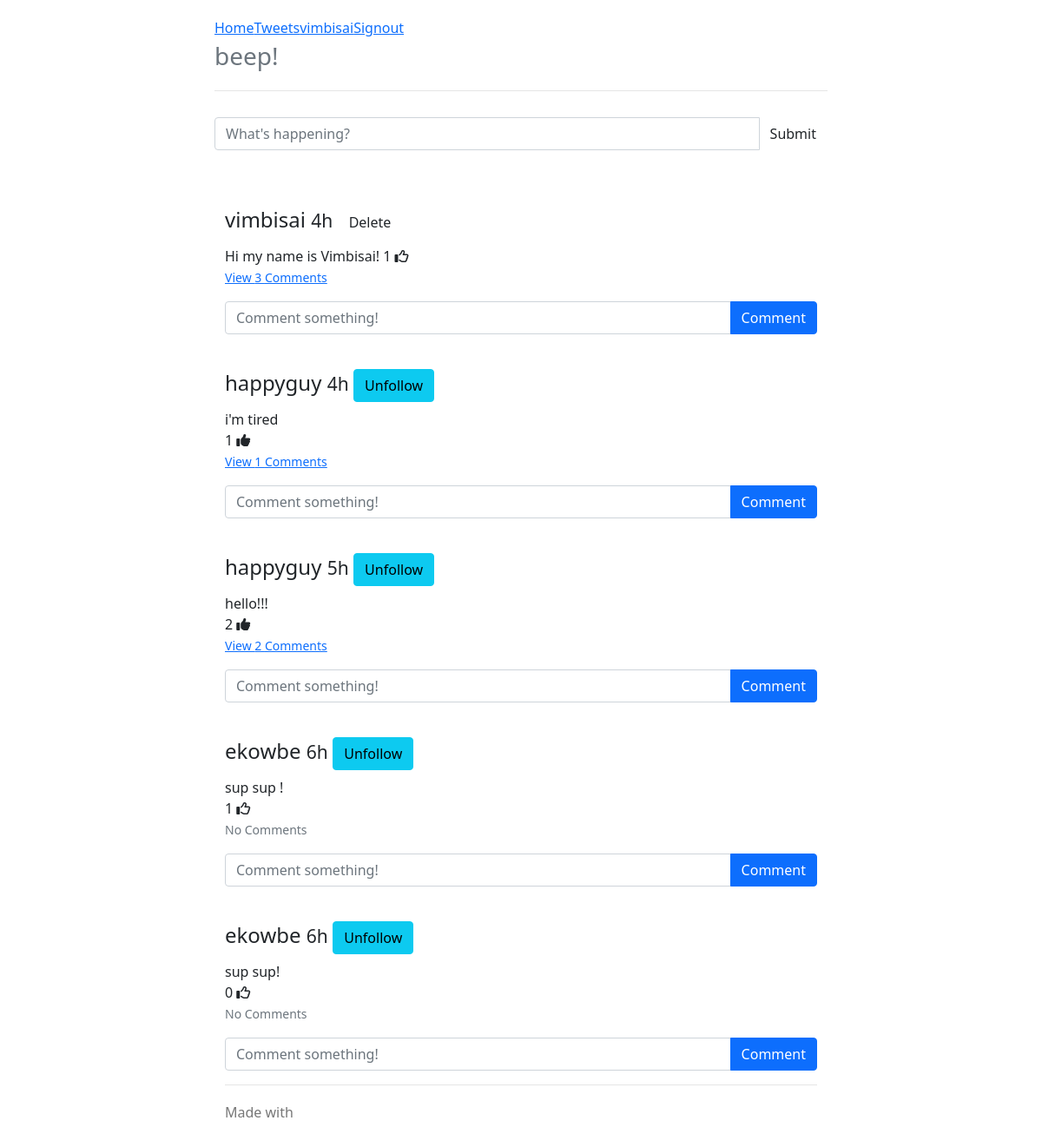
Screenshot of /tweets/ (signed in) with the database file from the repository.
### project/models.py (models this page shows, shortened)
class User(db.Model):
    __tablename__ = 'users'
    id = db.Column(db.Integer, primary_key=True)
    name = db.Column(db.String, unique=True, nullable=False)
    email = db.Column(db.String, unique=True, nullable=False)
    password = db.Column(db.String, nullable=False)
    tweets = db.relationship('Tweet', back_populates='poster')
    role = db.Column(db.String, default='user')
    comments = db.relationship('Comment', back_populates='poster', passive_deletes=True)
    likes = db.relationship('Like', back_populates='liker', passive_deletes=True)

class Tweet(db.Model):
    __tablename__ = 'tweets'
    tweet_id = db.Column(db.Integer, primary_key=True)
    user_id = db.Column(db.Integer, db.ForeignKey('users.id', ondelete="CASCADE"), nullable=False)
    tweet = db.Column(db.String, nullable=False)
    posted = db.Column(db.DateTime, nullable=False)
    poster = db.relationship("User", back_populates="tweets", passive_deletes=True)
    comments = db.relationship('Comment', back_populates='tweet', passive_deletes=True)
    likes = db.relationship('Like', back_populates='tweet', passive_deletes=True)
    @classmethod
    def delta_time(cls, tweet_posted):
        now = datetime.datetime.now()
        td = now - tweet_posted
        days = td.days
        hours = td.seconds//3600
        minutes = (td.seconds//60)%60
        if days > 0:
            return tweet_posted.strftime("%d %B, %Y")
        elif hours > 0:
            return str(hours) + 'h'
        elif minutes > 0:
            return str(minutes) + 'm'
        else:
            return 'few seconds ago'

### project/tweets/views.py (the view)
@tweets_blueprint.route('/tweets/')
@login_required
def tweet():
    return render_template(
        'tweets.html',
        form=PostTweetForm(),
        all_tweets=filtered_tweets(session['user_id']),
        current_user_id = session['user_id']
    )

### project/tweets/forms.py
class PostTweetForm(FlaskForm):
    tweet = StringField(
        'Tweet',
        validators=[DataRequired(), Length(min=6, max=140)]
    )

### project/tweets/views.py (called while the page is built)
def login_required(test):
    @wraps(test)
    def wrap(*args, **kwargs):
        if 'logged_in' in session:
            return test(*args, **kwargs)
        else:
            flash('You need to login first')
            return (redirect(url_for('users.login')))
    return wrap

def filtered_tweets(user_id):
    who_id = user_id
    whom_ids = db.session.query(Follower.whom_id).filter_by(who_id=who_id)
    user_tweets = db.session.query(Tweet).filter_by(user_id=who_id)
    if whom_ids.all():
        follower_tweets = db.session.query(Tweet).filter(Tweet.user_id.in_(whom_ids))
        result = user_tweets.union(follower_tweets)
        return result.order_by(Tweet.posted.desc())
    else:
        return user_tweets.order_by(Tweet.posted.desc())

### project/templates/tweets.html (shortened to what this page needs)
{% extends '_base.html' %}
{% block content %}
<form action="{{ url_for('tweets.post_tweet') }}" method="post">
    <div class="input-group">
        {{ form.tweet(placeholder="What's happening?", class="form-control") }}
        <span class="input-group-btn">
            <input class="btn btn-default" type="submit" value="Submit">
        </span>
    </div>
</form>
<div class="row marketing">
    <div class="col-lg-12">
        {% for tweet in all_tweets %}
        <div class="media">
            <div class="media-left">
            </div>
            <div class="media-body">
                <div>
                    {% if tweet.poster.name == session.name %}
                    <div class="media-heading">
                        <h4>{{ tweet.poster.name }}
                            <small>{{ tweet.delta_time(tweet.posted) }} <a class="btn btn-default btn-xs"
                                    href="{{ url_for('tweets.delete_tweet', tweet_id=tweet.tweet_id )}}">Delete</a></small>
                        </h4>
                    </div>
                </div>
                {{ tweet.tweet }}
                {% else %}
                <div class="media-heading">
                    <h4 class="media-heading">{{ tweet.poster.name }}
                        <small>{{ tweet.delta_time(tweet.posted) }} <a class="btn btn-info btn-xs"
                                href="{{ url_for('tweets.unfollow_user', user_id=tweet.poster.id )}}">Unfollow</a></small>
                    </h4>
                </div>
                {{ tweet.tweet }}
                <br>
                {% endif %}
                <span id="likes-count-{{tweet.tweet_id}}">
                    {{ tweet.likes|length }}</span>
                    {% if current_user_id in tweet.likes|map(attribute="user_id")|list %}
                    <i class="fas fa-thumbs-up" id="like-button-{{tweet.tweet_id}}"
                        onclick="like({{tweet.tweet_id}})"></i>
                    {% else %}
                    <i class="far fa-thumbs-up" id="like-button-{{tweet.tweet_id}}"
                        onclick="like({{tweet.tweet_id}})"></i>
                    {% endif %}
                <br>
                <p>
                    {% if tweet.comments|length > 0 %}
                    <a data-bs-toggle="collapse" href="#comments-{{tweet.tweet_id}}" role="button">
                        <small>View {{tweet.comments|length}} Comments</small>
                    </a>
                    {% else %}
                    <small class="text-muted">No Comments</small>
                    {% endif %}
                </p>
                <form action="/create-comment/{{tweet.tweet_id}}" method="POST" class="input-group mb-3">
                    <input type="text" id="text" name="text" class="form-control" placeholder="Comment something!">
                    <button type="submit" class="btn btn-primary">Comment</button>
                </form>
            </div>
        </div>
        {% endfor %}
    </div>
</div>
{% endblock content %}

### project/templates/_base.html (shortened to what this page needs)
<!DOCTYPE html>
<html lang="en">
<head>
  <link href="{{ url_for('static', filename='css/bootstrap.min.css' )}}" rel="stylesheet">
  <link href="{{ url_for('static', filename='css/main.css' )}}" rel="stylesheet">
  <link href="{{ url_for('static', filename='css/ie10-viewport-bug-workaround.css' )}}" rel="stylesheet">
  <link href="{{ url_for('static', filename='css/jumbotron-narrow.css' )}}" rel="stylesheet">
</head>
<body>
  <div class="container">
    <div class="header clearfix">
      <nav>
        <ul class="nav nav-pills pull-right">
          {% if session.logged_in %}
          <li><a href="/">Home</a></li>
          <li><a href="/tweets/">Tweets</a></li>
          <li><a href="{{ url_for('users.all_users') }}"">{{ session.name }}</a></li>
          {% endif %}
          {% if not session.logged_in %}
          {% block signin_form %}{% endblock signin_form %}
          {% else %}
          <li role=" presentation"><a href="{{ url_for('users.logout') }}">Signout</a></li>
          {% endif %}
        </ul>
      </nav>
      <h3 class="text-muted"> beep!</h3>
    </div>
    {% block content %}
    {% endblock content %}
    <footer class="footer">
      <p>Made with </p>
    </footer>
  </div>
</body>
</html>

### project/static/css/jumbotron-narrow.css (style rules this page uses)
body { padding-top: 20px; padding-bottom: 20px; }
.header, .marketing, .footer { padding-right: 15px; padding-left: 15px; }
.header { padding-bottom: 20px; border-bottom: 1px solid #e5e5e5; }
.header h3 { margin-top: 0; margin-bottom: 0; line-height: 40px; }
.footer { padding-top: 19px; color: #777; border-top: 1px solid #e5e5e5; }
@media (min-width: 768px) { .container { max-width: 730px; } }
.marketing { margin: 40px 0; }
@media screen and (min-width: 768px) { .header, .marketing, .footer { padding-right: 0; padding-left: 0; } }
@media screen and (min-width: 768px) { .header { margin-bottom: 30px; } }

### rows the page displays
User: name "vimbisai"
Tweet: poster.name "vimbisai", delta_time "4h", tweet "Hi my name is Vimbisai!", likes|length "1", comments|length "3"
Tweet: poster.name "happyguy", delta_time "4h", tweet "i'm tired", likes|length "1", comments|length "1"
Tweet: poster.name "happyguy", delta_time "5h", tweet "hello!!!", likes|length "2", comments|length "2"
Tweet: poster.name "ekowbe", delta_time "6h", tweet "sup sup !", likes|length "1", shows "No Comments"
Tweet: poster.name "ekowbe", delta_time "6h", tweet "sup sup!", likes|length "0", shows "No Comments"
